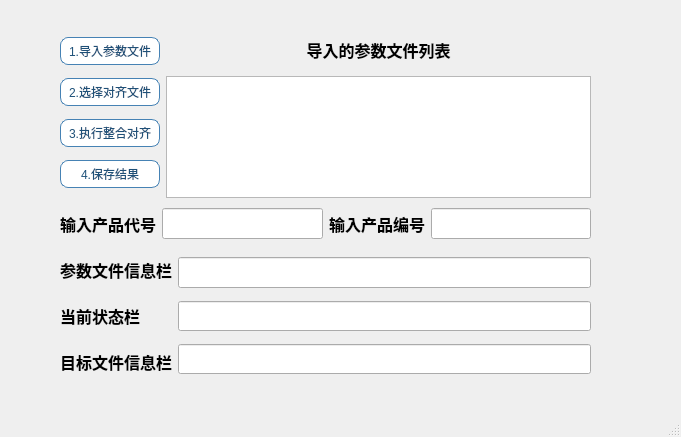
<?xml version="1.0" encoding="UTF-8"?>
<ui version="4.0">
 <class>Other</class>
 <widget class="QMainWindow" name="Other">
  <property name="geometry">
   <rect>
    <x>0</x>
    <y>0</y>
    <width>681</width>
    <height>437</height>
   </rect>
  </property>
  <property name="windowTitle">
   <string>其他参数模块</string>
  </property>
  <widget class="QWidget" name="centralwidget">
   <widget class="QWidget" name="layoutWidget">
    <property name="geometry">
     <rect>
      <x>60</x>
      <y>30</y>
      <width>531</width>
      <height>352</height>
     </rect>
    </property>
    <layout class="QVBoxLayout" name="verticalLayout_6">
     <item>
      <layout class="QHBoxLayout" name="horizontalLayout_2">
       <item>
        <layout class="QVBoxLayout" name="verticalLayout">
         <item>
          <widget class="QPushButton" name="pushButton_load_para">
           <property name="styleSheet">
            <string notr="true">QPushButton {
    border: 1px solid rgb(70, 130, 180);   /* 增强为科研蓝边框，参考Nature期刊图表色 */
    border-radius: 8px;
    padding: 4px 8px;
    background-color: rgb(255, 255, 255);  /* 纯白背景提升对比度 */
    color: rgb(30, 80, 120);               /* 深海军蓝文字，对比度达8:1 */
    font: bold 16pt &quot;Times New Roman&quot;;     
    /* 强化阴影效果 */
}

QPushButton:hover {
    border-color: rgb(0, 100, 180);        /* 悬停时使用更高饱和的科研蓝 */
    background-color: rgb(240, 248, 255);  /* 极浅蓝悬停反馈 */
}

QPushButton:pressed {
    background-color: rgb(220, 240, 255);  /* 按压状态模拟墨水渗透效果 */
}</string>
           </property>
           <property name="text">
            <string>1.导入参数文件</string>
           </property>
          </widget>
         </item>
         <item>
          <widget class="QPushButton" name="pushButton_select_target_file">
           <property name="styleSheet">
            <string notr="true">QPushButton {
    border: 1px solid rgb(70, 130, 180);   /* 增强为科研蓝边框，参考Nature期刊图表色 */
    border-radius: 8px;
    padding: 4px 8px;
    background-color: rgb(255, 255, 255);  /* 纯白背景提升对比度 */
    color: rgb(30, 80, 120);               /* 深海军蓝文字，对比度达8:1 */
    font: bold 16pt &quot;Times New Roman&quot;;     
    /* 强化阴影效果 */
}

QPushButton:hover {
    border-color: rgb(0, 100, 180);        /* 悬停时使用更高饱和的科研蓝 */
    background-color: rgb(240, 248, 255);  /* 极浅蓝悬停反馈 */
}

QPushButton:pressed {
    background-color: rgb(220, 240, 255);  /* 按压状态模拟墨水渗透效果 */
}</string>
           </property>
           <property name="text">
            <string>2.选择对齐文件</string>
           </property>
          </widget>
         </item>
         <item>
          <widget class="QPushButton" name="pushButton_align_data">
           <property name="styleSheet">
            <string notr="true">QPushButton {
    border: 1px solid rgb(70, 130, 180);   /* 增强为科研蓝边框，参考Nature期刊图表色 */
    border-radius: 8px;
    padding: 4px 8px;
    background-color: rgb(255, 255, 255);  /* 纯白背景提升对比度 */
    color: rgb(30, 80, 120);               /* 深海军蓝文字，对比度达8:1 */
    font: bold 16pt &quot;Times New Roman&quot;;     
    /* 强化阴影效果 */
}

QPushButton:hover {
    border-color: rgb(0, 100, 180);        /* 悬停时使用更高饱和的科研蓝 */
    background-color: rgb(240, 248, 255);  /* 极浅蓝悬停反馈 */
}

QPushButton:pressed {
    background-color: rgb(220, 240, 255);  /* 按压状态模拟墨水渗透效果 */
}</string>
           </property>
           <property name="text">
            <string>3.执行整合对齐</string>
           </property>
          </widget>
         </item>
         <item>
          <widget class="QPushButton" name="pushButton_save_data">
           <property name="styleSheet">
            <string notr="true">QPushButton {
    border: 1px solid rgb(70, 130, 180);   /* 增强为科研蓝边框，参考Nature期刊图表色 */
    border-radius: 8px;
    padding: 4px 8px;
    background-color: rgb(255, 255, 255);  /* 纯白背景提升对比度 */
    color: rgb(30, 80, 120);               /* 深海军蓝文字，对比度达8:1 */
    font: bold 16pt &quot;Times New Roman&quot;;     
    /* 强化阴影效果 */
}

QPushButton:hover {
    border-color: rgb(0, 100, 180);        /* 悬停时使用更高饱和的科研蓝 */
    background-color: rgb(240, 248, 255);  /* 极浅蓝悬停反馈 */
}

QPushButton:pressed {
    background-color: rgb(220, 240, 255);  /* 按压状态模拟墨水渗透效果 */
}</string>
           </property>
           <property name="text">
            <string>4.保存结果</string>
           </property>
          </widget>
         </item>
        </layout>
       </item>
       <item>
        <layout class="QVBoxLayout" name="verticalLayout_2">
         <item>
          <widget class="QLabel" name="other_files_list_label">
           <property name="minimumSize">
            <size>
             <width>0</width>
             <height>40</height>
            </size>
           </property>
           <property name="font">
            <font>
             <family>楷体</family>
             <pointsize>12</pointsize>
             <weight>75</weight>
             <bold>true</bold>
            </font>
           </property>
           <property name="layoutDirection">
            <enum>Qt::LeftToRight</enum>
           </property>
           <property name="text">
            <string>导入的参数文件列表</string>
           </property>
           <property name="alignment">
            <set>Qt::AlignCenter</set>
           </property>
          </widget>
         </item>
         <item>
          <widget class="QListWidget" name="other_files_list"/>
         </item>
        </layout>
       </item>
      </layout>
     </item>
     <item>
      <layout class="QHBoxLayout" name="horizontalLayout_5">
       <item>
        <layout class="QHBoxLayout" name="horizontalLayout_3">
         <item>
          <widget class="QLabel" name="product_name_label">
           <property name="minimumSize">
            <size>
             <width>0</width>
             <height>40</height>
            </size>
           </property>
           <property name="font">
            <font>
             <family>楷体</family>
             <pointsize>12</pointsize>
             <weight>75</weight>
             <bold>true</bold>
            </font>
           </property>
           <property name="text">
            <string>输入产品代号</string>
           </property>
          </widget>
         </item>
         <item>
          <widget class="QLineEdit" name="product_name_input">
           <property name="minimumSize">
            <size>
             <width>0</width>
             <height>30</height>
            </size>
           </property>
           <property name="font">
            <font>
             <family>黑体</family>
             <pointsize>12</pointsize>
            </font>
           </property>
          </widget>
         </item>
        </layout>
       </item>
       <item>
        <layout class="QHBoxLayout" name="horizontalLayout_4">
         <item>
          <widget class="QLabel" name="product_code_label">
           <property name="minimumSize">
            <size>
             <width>0</width>
             <height>40</height>
            </size>
           </property>
           <property name="font">
            <font>
             <family>楷体</family>
             <pointsize>12</pointsize>
             <weight>75</weight>
             <bold>true</bold>
            </font>
           </property>
           <property name="text">
            <string>输入产品编号</string>
           </property>
          </widget>
         </item>
         <item>
          <widget class="QLineEdit" name="product_code_input">
           <property name="minimumSize">
            <size>
             <width>0</width>
             <height>30</height>
            </size>
           </property>
           <property name="font">
            <font>
             <family>黑体</family>
             <pointsize>12</pointsize>
            </font>
           </property>
          </widget>
         </item>
        </layout>
       </item>
      </layout>
     </item>
     <item>
      <layout class="QHBoxLayout" name="horizontalLayout">
       <item>
        <layout class="QVBoxLayout" name="verticalLayout_4">
         <item>
          <widget class="QLabel" name="file_info">
           <property name="minimumSize">
            <size>
             <width>0</width>
             <height>40</height>
            </size>
           </property>
           <property name="font">
            <font>
             <family>楷体</family>
             <pointsize>12</pointsize>
             <weight>75</weight>
             <bold>true</bold>
            </font>
           </property>
           <property name="text">
            <string>参数文件信息栏</string>
           </property>
          </widget>
         </item>
         <item>
          <widget class="QLabel" name="status">
           <property name="minimumSize">
            <size>
             <width>0</width>
             <height>40</height>
            </size>
           </property>
           <property name="font">
            <font>
             <family>楷体</family>
             <pointsize>12</pointsize>
             <weight>75</weight>
             <bold>true</bold>
            </font>
           </property>
           <property name="text">
            <string>当前状态栏</string>
           </property>
          </widget>
         </item>
         <item>
          <widget class="QLabel" name="status_2">
           <property name="minimumSize">
            <size>
             <width>0</width>
             <height>40</height>
            </size>
           </property>
           <property name="font">
            <font>
             <family>楷体</family>
             <pointsize>12</pointsize>
             <weight>75</weight>
             <bold>true</bold>
            </font>
           </property>
           <property name="text">
            <string>目标文件信息栏</string>
           </property>
          </widget>
         </item>
        </layout>
       </item>
       <item>
        <layout class="QVBoxLayout" name="verticalLayout_5">
         <item>
          <widget class="QLineEdit" name="status_label">
           <property name="minimumSize">
            <size>
             <width>0</width>
             <height>30</height>
            </size>
           </property>
           <property name="font">
            <font>
             <family>黑体</family>
             <pointsize>12</pointsize>
            </font>
           </property>
           <property name="readOnly">
            <bool>true</bool>
           </property>
          </widget>
         </item>
         <item>
          <widget class="QLineEdit" name="file_info_label">
           <property name="minimumSize">
            <size>
             <width>0</width>
             <height>30</height>
            </size>
           </property>
           <property name="readOnly">
            <bool>true</bool>
           </property>
          </widget>
         </item>
         <item>
          <widget class="QLineEdit" name="target_file_text">
           <property name="minimumSize">
            <size>
             <width>0</width>
             <height>30</height>
            </size>
           </property>
           <property name="readOnly">
            <bool>true</bool>
           </property>
          </widget>
         </item>
        </layout>
       </item>
      </layout>
     </item>
    </layout>
   </widget>
  </widget>
  <widget class="QMenuBar" name="menubar">
   <property name="geometry">
    <rect>
     <x>0</x>
     <y>0</y>
     <width>681</width>
     <height>23</height>
    </rect>
   </property>
  </widget>
  <widget class="QStatusBar" name="statusbar"/>
 </widget>
 <resources/>
 <connections/>
</ui>
